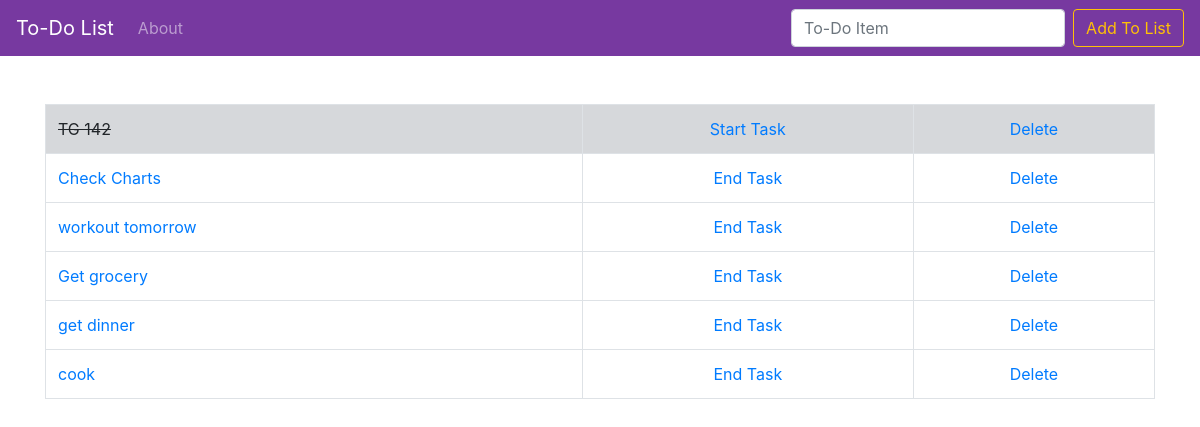
The app's page /, older data.
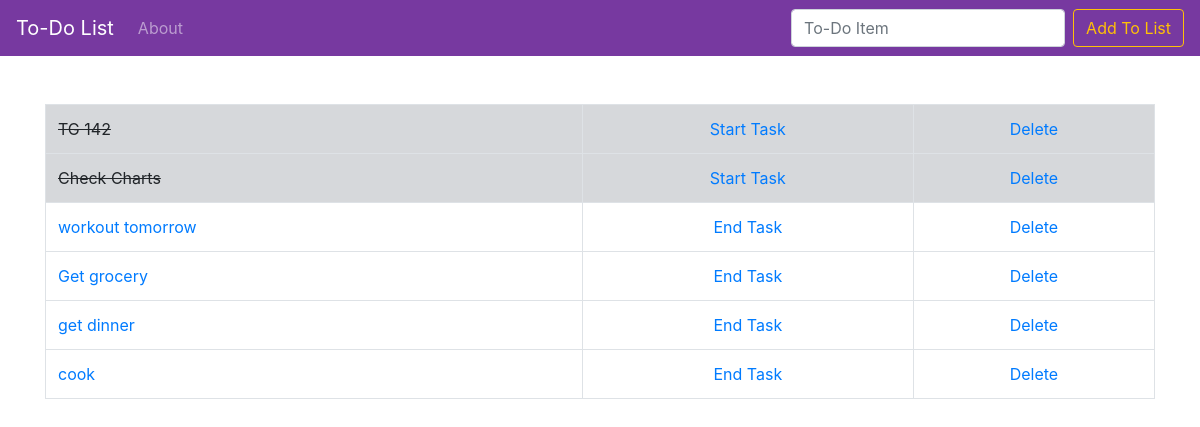
The same page, newer data.
### todo_list/models.py (models this page shows, shortened)
class List(models.Model):
    item = models.CharField(max_length=200)
    completed = models.BooleanField(default=False)

### todo_list/views.py (the view)
# urls.py: path('', views.home, name = 'home'),
def home(request):
    if request.method == 'POST':
        form = ListForm(request.POST or None)
        if form.is_valid():
            form.save()
            all_items = List.objects.all
            messages.success(request, ('Item has been added'))
            return render(request, 'home.html', {'all_items': all_items})
    else:
        all_items = List.objects.all
        return render(request, 'home.html', {'all_items': all_items})

### todo_list/templates/home.html (shortened to what this page needs)
{% extends 'base.html' %}
{% block content %}
<br/>
    {% if all_items %}
    <table class="table table-bordered">
        {% for things in all_items %}
            {% if things.completed %}
                <tr class="table-secondary">
                    <td class="striker">{{things.item}}</td>
                    <td><center><a href="{% url 'activate' things.id %}">Start Task</a></center></td>
                    <td><center><a href="{% url 'delete' things.id %}">Delete</a></center></td>
                </tr>
            {% else %}
                <tr>
                    <td><a href="{% url 'edit' things.id %}">{{things.item}}</a></td>
                    <td><center><a href="{% url 'deactivate' things.id %}">End Task</a></center></td>
                    <td><center><a href="{% url 'delete' things.id %}">Delete</a></center></td>
                </tr>
            {% endif %}
        {% endfor %}
    </table>
    {% endif %}
{% endblock %}

Row changes from the older to the newer data that the page shows:
changed List "Check Charts": completed "End Task" → "Start Task"
